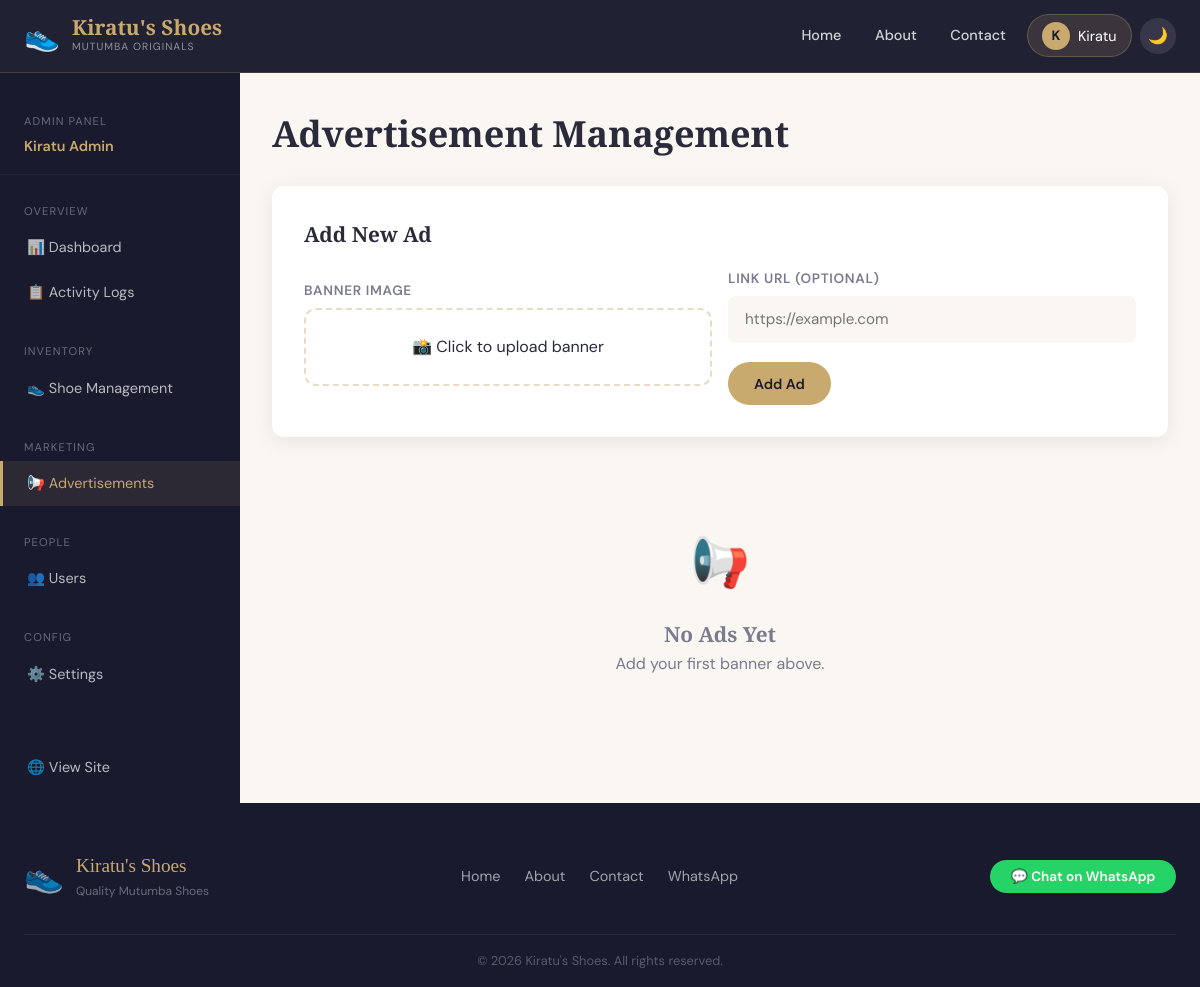
Screenshot of /admin/ads (signed in) with the database file from the repository.
### tables this page shows
CREATE TABLE users(
        id INTEGER PRIMARY KEY AUTOINCREMENT,
        first_name TEXT NOT NULL, last_name TEXT NOT NULL,
        email TEXT UNIQUE NOT NULL, password_hash TEXT NOT NULL,
        is_verified INTEGER DEFAULT 0, is_admin INTEGER DEFAULT 0,
        created_at TEXT DEFAULT(datetime('now')));

### app.py (the view)
@app.route('/admin/ads')
@admin_req
def admin_ads(): return render_template('admin/ads.html',ads=qdb("SELECT * FROM ads ORDER BY created_at DESC"))

### app.py (called while the page is built)
def get_db():
    if 'db' not in g:
        g.db = sqlite3.connect(app.config['DATABASE'])
        g.db.row_factory = sqlite3.Row
        g.db.execute("PRAGMA foreign_keys=ON")
    return g.db

def qdb(sql, args=(), one=False, commit=False):
    db = get_db()
    cur = db.execute(sql, args)
    if commit:
        db.commit()
        return cur.lastrowid
    rv = cur.fetchall()
    return (rv[0] if rv else None) if one else rv

def get_settings():
    s=qdb("SELECT * FROM app_settings LIMIT 1",one=True)
    if not s:
        qdb("INSERT INTO app_settings(id) VALUES(1)",commit=True)
        s=qdb("SELECT * FROM app_settings LIMIT 1",one=True)
    return s

def cur_user():
    uid=session.get('user_id')
    return qdb("SELECT * FROM users WHERE id=?", (uid,),one=True) if uid else None

def admin_req(f):
    @wraps(f)
    def d(*a,**k):
        u=cur_user()
        if not u or not u['is_admin']: flash('Admin required.','danger'); return redirect(url_for('home'))
        return f(*a,**k)
    return d

@app.context_processor
def ctx():
    settings=get_settings()
    ads=qdb("SELECT * FROM ads WHERE is_active=1 ORDER BY created_at DESC")
    return dict(current_user=cur_user(),settings=settings,theme=request.cookies.get('theme','light'),
        active_ads=ads,is_new_shoe=is_new,pdt=pdt)

### templates/admin/ads.html (shortened to what this page needs)
{% extends "admin/base.html" %}
{% block admin_content %}
<h2 style="font-family:'Playfair Display',serif;margin-bottom:1.5rem;">Advertisement Management</h2>
<div class="card mb-3 fade-up">
    <h3 class="card-title">Add New Ad</h3>
    <form method="POST" action="{{ url_for('admin_add_ad') }}" enctype="multipart/form-data">
        <div style="display:grid;grid-template-columns:1fr 1fr;gap:1rem;align-items:end;flex-wrap:wrap;">
            <div class="form-group">
                <label>Banner Image</label>
                <div class="file-upload-area" onclick="document.getElementById('imageInput').click()" style="padding:1.5rem;">
                    <div>📸 Click to upload banner</div>
                </div>
            </div>
            <div>
                <div class="form-group">
                    <label>Link URL (optional)</label>
                    <input type="url" name="link" class="form-control" placeholder="https://example.com">
                </div>
                <button type="submit" class="btn btn-gold">Add Ad</button>
            </div>
        </div>
    </form>
</div>
{% if ads %}
<div class="table-wrap">
    <table>
        <thead>
            <tr>
                <th>Banner</th>
                <th>Link</th>
                <th>Status</th>
                <th>Actions</th>
            </tr>
        </thead>
        <tbody>
            {% for ad in ads %}
            <tr>
                <td>
                    <img src="{{ url_for('static', filename=ad['image_path']) }}"
                         style="width:120px;height:60px;object-fit:cover;border-radius:8px;">
                </td>
                <td style="max-width:200px;">
                    {% if ad['link'] %}
                    <a href="{{ ad['link'] }}" target="_blank" style="font-size:0.85rem;word-break:break-all;">{{ ad['link'][:40] }}{% if ad['link']|length > 40 %}...{% endif %}</a>
                    {% else %}<span class="text-muted">No link</span>{% endif %}
                </td>
                <td>
                    {% if ad['is_active'] %}
                    <span style="background:rgba(46,204,113,0.15);color:#27ae60;padding:0.25rem 0.75rem;border-radius:50px;font-size:0.75rem;font-weight:600;">Active</span>
                    {% else %}
                    <span style="background:rgba(127,127,127,0.15);color:#888;padding:0.25rem 0.75rem;border-radius:50px;font-size:0.75rem;">Inactive</span>
                    {% endif %}
                </td>
                <td>
                    <div class="d-flex gap-1">
                        <form method="POST" action="{{ url_for('admin_toggle_ad', aid=ad['id']) }}" style="display:inline;">
                            <button type="submit" class="btn btn-sm btn-outline-gold">
                                {% if ad['is_active'] %}Disable{% else %}Enable{% endif %}
                            </button>
                        </form>
                        <form method="POST" action="{{ url_for('admin_delete_ad', aid=ad['id']) }}"
                              onsubmit="return confirmDelete('Delete this ad?')" style="display:inline;">
                            <button type="submit" class="btn btn-sm btn-danger">Delete</button>
                        </form>
                    </div>
                </td>
            </tr>
            {% endfor %}
        </tbody>
    </table>
</div>
{% else %}
<div class="empty-state">
    <div class="empty-icon">📢</div>
    <h3>No Ads Yet</h3>
    <p>Add your first banner above.</p>
</div>
{% endif %}
{% endblock %}

### templates/admin/base.html (shortened to what this page needs)
{% extends "base.html" %}
{% block content %}
<div class="admin-layout">
    <aside class="admin-sidebar">
        <div style="padding:1rem 1.5rem;border-bottom:1px solid rgba(255,255,255,0.05);">
            <div style="font-size:0.7rem;color:rgba(255,255,255,0.35);text-transform:uppercase;letter-spacing:0.1em;">Admin Panel</div>
            <div style="font-size:0.9rem;color:var(--gold);font-weight:600;margin-top:0.25rem;">{{ current_user['first_name'] ~ ' ' ~ current_user['last_name'] }}</div>
        </div>
        <div class="sidebar-title">Overview</div>
        <a href="{{ url_for('admin_dashboard') }}" class="sidebar-link {% if request.endpoint == 'admin_dashboard' %}active{% endif %}">📊 Dashboard</a>
        <a href="{{ url_for('admin_logs') }}" class="sidebar-link {% if request.endpoint == 'admin_logs' %}active{% endif %}">📋 Activity Logs</a>
        <div class="sidebar-title">Inventory</div>
        <a href="{{ url_for('admin_shoes') }}" class="sidebar-link {% if request.endpoint in ['admin_shoes','admin_add_shoe'] %}active{% endif %}">👟 Shoe Management</a>
        <div class="sidebar-title">Marketing</div>
        <a href="{{ url_for('admin_ads') }}" class="sidebar-link {% if request.endpoint == 'admin_ads' %}active{% endif %}">📢 Advertisements</a>
        <div class="sidebar-title">People</div>
        <a href="{{ url_for('admin_users') }}" class="sidebar-link {% if request.endpoint in ['admin_users','admin_user_detail'] %}active{% endif %}">👥 Users</a>
        <div class="sidebar-title">Config</div>
        <a href="{{ url_for('admin_settings') }}" class="sidebar-link {% if request.endpoint == 'admin_settings' %}active{% endif %}">⚙️ Settings</a>
        <div class="sidebar-title" style="margin-top:2rem;"></div>
        <a href="{{ url_for('home') }}" class="sidebar-link">🌐 View Site</a>
        <a href="{{ url_for('logout') }}" class="sidebar-link" style="color:rgba(231,76,60,0.8);">🚪 Logout</a>
    </aside>
    <div class="admin-content">
        {% block admin_content %}{% endblock %}
    </div>
</div>
{% endblock %}

### templates/base.html (shortened to what this page needs)
<!DOCTYPE html>
<html lang="en" data-theme="{{ theme }}">
<head>
    <link rel="stylesheet" href="{{ url_for('static', filename='css/style.css') }}">
</head>
<body>
<nav class="navbar">
    <div class="nav-inner">
        <a href="{{ url_for('home') }}" class="brand">
            <span class="brand-icon">👟</span>
            <div>
                <div class="brand-name">Kiratu's Shoes</div>
                <div class="brand-tagline">Mutumba Originals</div>
            </div>
        </a>
        <div class="nav-links">
            <a href="{{ url_for('home') }}" class="nav-link {% if request.endpoint == 'home' %}active{% endif %}">Home</a>
            <a href="{{ url_for('about') }}" class="nav-link {% if request.endpoint == 'about' %}active{% endif %}">About</a>
            <a href="{{ url_for('contact') }}" class="nav-link {% if request.endpoint == 'contact' %}active{% endif %}">Contact</a>
            {% if current_user %}
                <div class="nav-dropdown">
                    <button class="nav-user-btn">
                        <span class="user-avatar">{{ current_user['first_name'][0] }}</span>
                        {{ current_user['first_name'] }}
                    </button>
                </div>
            {% else %}
                <a href="{{ url_for('login') }}" class="btn btn-outline-gold">Login</a>
                <a href="{{ url_for('register') }}" class="btn btn-gold">Register</a>
            {% endif %}
            <button class="theme-toggle" onclick="toggleTheme()" title="Toggle theme">
                {% if theme == 'dark' %}☀️{% else %}🌙{% endif %}
            </button>
        </div>
    </div>
</nav>
<main>
    {% block content %}{% endblock %}
</main>
<footer class="footer">
    <div class="footer-inner">
        <div class="footer-brand">
            <span style="font-size:2rem">👟</span>
            <div>
                <div class="footer-name">Kiratu's Shoes</div>
                <div class="footer-sub">Quality Mutumba Shoes</div>
            </div>
        </div>
        <div class="footer-links">
            <a href="{{ url_for('home') }}">Home</a>
            <a href="{{ url_for('about') }}">About</a>
            <a href="{{ url_for('contact') }}">Contact</a>
            <a href="{{ settings['whatsapp_link'] }}" target="_blank" rel="noopener">WhatsApp</a>
        </div>
        <div class="footer-whatsapp">
            <a href="{{ settings['whatsapp_link'] }}" target="_blank" rel="noopener" class="btn-whatsapp-footer">
                💬 Chat on WhatsApp
            </a>
        </div>
    </div>
    <div class="footer-bottom">
        <p>&copy; {{ 2026 }} Kiratu's Shoes. All rights reserved.</p>
    </div>
</footer>
</body>
</html>

### rows the page displays
users: first_name "K", first_name "Kiratu", first_name+last_name "Kiratu Admin"

### other values shown
{{ 2026 }} "2026"
